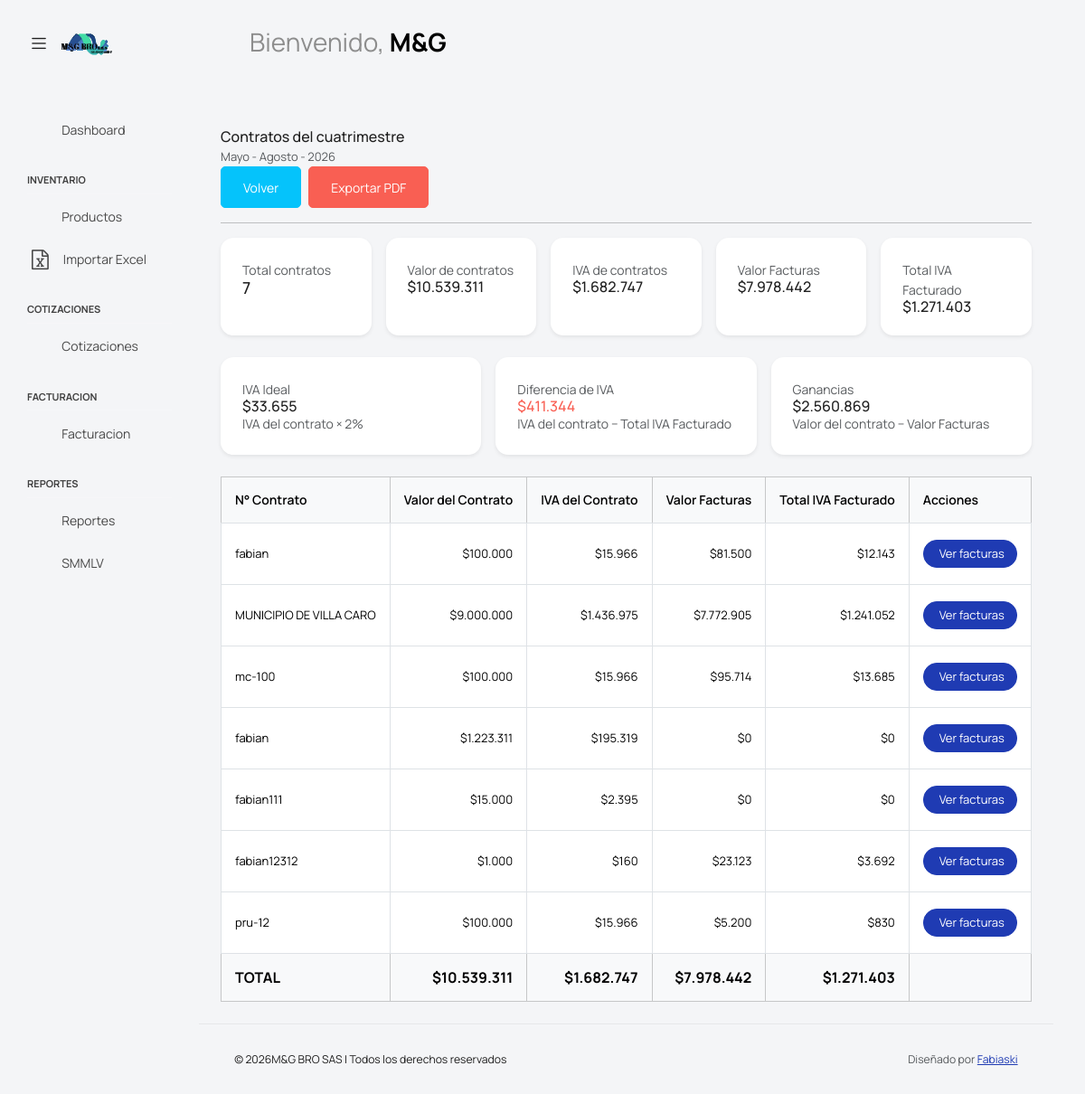
/src/pages/reportes/ver_cuatrimestre.php?anio=2026&cuatrimestre=2, run on the app's committed database.
### tables this page shows
CREATE TABLE `contratos` (
  `id` int(11) NOT NULL,
  `numero_contrato` varchar(100) NOT NULL,
  `objeto_contrato` text NOT NULL,
  `valor_contrato` decimal(15,2) NOT NULL DEFAULT 0.00,
  `fecha` date NOT NULL
);

### src/pages/reportes/ver_cuatrimestre.php (the view, shortened to what this page needs)
<?php
require_once __DIR__ . '/../config/conexion.php';
$anio = (int) ($_GET['anio'] ?? date('Y'));
$cuatrimestre =
    (int) ($_GET['cuatrimestre'] ?? 0);
$cuatrimestres = [
    1 => [
        'nombre' => 'Enero - Abril',
        'mes_inicio' => 1,
        'mes_fin' => 4
    ],
    2 => [
        'nombre' => 'Mayo - Agosto',
        'mes_inicio' => 5,
        'mes_fin' => 8
    ],
    3 => [
        'nombre' => 'Septiembre - Diciembre',
        'mes_inicio' => 9,
        'mes_fin' => 12
    ]
];
$periodo =
    $cuatrimestres[$cuatrimestre];
$fechaInicio = sprintf(
    '%04d-%02d-01',
    $anio,
    $periodo['mes_inicio']
);
$fechaFin = date(
    'Y-m-t',
    strtotime(
        sprintf(
            '%04d-%02d-01',
            $anio,
            $periodo['mes_fin']
        )
    )
);
$sql = "
    SELECT
        id,
        numero_contrato,
        fecha,
        objeto_contrato,
        valor_contrato
    FROM contratos
    WHERE fecha BETWEEN ? AND ?
    ORDER BY fecha ASC, id ASC
";
$stmt = $conexion->prepare($sql);
$stmt->bind_param(
    "ss",
    $fechaInicio,
    $fechaFin
);
$stmt->execute();
$resultado =
    $stmt->get_result();
$contratos = [];
while (
    $contrato =
    $resultado->fetch_assoc()
) {
    $valorContrato =
        (float) $contrato['valor_contrato'];
    $valorSinIva =
        $valorContrato / 1.19;
    $ivaContrato =
        $valorContrato - $valorSinIva;
    $valorFacturas = 0;
$ivaFacturado = 0;
    $sqlFacturas = "
        SELECT
            porcentaje_iva,
            valor,
            valor_sin_iva,
            valor_iva
        FROM facturas
        WHERE contrato_id = ?
        ORDER BY id ASC
    ";
    $stmtFacturas =
        $conexion->prepare(
            $sqlFacturas
        );
    $stmtFacturas->bind_param(
        "i",
        $contrato['id']
    );
    $stmtFacturas->execute();
    $resultadoFacturas =
        $stmtFacturas->get_result();
    while (
        $factura =
        $resultadoFacturas->fetch_assoc()
    ) {
        $valorFacturas +=
            (float) $factura['valor'];
$ivaFacturado +=
    (float) $factura['valor_iva'];
    }
    $contrato['valor_sin_iva'] =
        $valorSinIva;
    $contrato['iva_contrato'] =
        $ivaContrato;
    $contrato['valor_facturas'] =
        $valorFacturas;
    $contrato['iva_facturado'] =
    $ivaFacturado;
    $contratos[] =
        $contrato;
}
function dinero($valor)
{
    return '$' . number_format(
        (float) $valor,
        0,
        ',',
        '.'
    );
}
$totalContratos =
    count($contratos);
$totalValorContratos = 0;
$totalIvaContratos = 0;
$totalValorFacturas = 0;
$totalIvaFacturado = 0;
foreach (
    $contratos
    as $contrato
) {
    $totalValorContratos +=
        (float) $contrato[
            'valor_contrato'
        ];
    $totalIvaContratos +=
        (float) $contrato[
            'iva_contrato'
        ];
    $totalValorFacturas +=
        (float) $contrato[
            'valor_facturas'
        ];
    $totalIvaFacturado +=
    (float) $contrato[
        'iva_facturado'
    ];
}
$ivaIdeal =
    $totalIvaContratos * 0.02;
$diferenciaIva =
    $totalIvaContratos - $totalIvaFacturado;
$limiteIva =
    $ivaIdeal;
if (
    abs($diferenciaIva) > $limiteIva
) {
    $colorDiferenciaIva =
        'text-danger';
} else {
    $colorDiferenciaIva =
        'text-success';
}
$ganancias =
    $totalValorContratos
    - $totalValorFacturas;
include __DIR__ . '/../includes/header.php';
include __DIR__ . '/../includes/sidebar.php';
?>
<div class="admin-main">
    <?php
    include __DIR__ . '/../includes/navbar.php';
    ?>
    <div class="container-fluid px-3 px-lg-4 py-4">
        <section class="panel">
            <div class="panel-header">
                <div>
                    <h2 class="h5 mb-1 section-title">
                        Contratos del cuatrimestre
                    </h2>
                    <p class="text-muted mb-0">
                        <?= htmlspecialchars(
                        $periodo['nombre']
                    ) ?>
                        -
                        <?= $anio ?>
                    </p>
                </div>
                <div class="d-flex gap-2">
                    <a href="cuatrimestres.php?anio=<?= $anio ?>" class="btn btn-secondary">
                        Volver
                    </a>
                    <a href="exportar_cuatrimestre.php?anio=<?= $anio ?>&cuatrimestre=<?= $cuatrimestre ?>"
                        class="btn btn-danger" target="_blank">
                        Exportar PDF
                    </a>
                </div>
            </div>
            <hr>
            <div class="row g-3 mb-4">
                <div class="col-md">
                    <div class="card h-100 shadow-sm">
                        <div class="card-body">
                            <small class="text-muted">
                                Total contratos
                            </small>
                            <h4 class="mb-0">
                                <?= $totalContratos ?>
                            </h4>
                        </div>
                    </div>
                </div>
                <div class="col-md">
                    <div class="card h-100 shadow-sm">
                        <div class="card-body">
                            <small class="text-muted">
                                Valor de contratos
                            </small>
                            <h5 class="mb-0">
                                <?= dinero(
                        $totalValorContratos
                    ) ?>
                            </h5>
                        </div>
                    </div>
                </div>
                <div class="col-md">
                    <div class="card h-100 shadow-sm">
                        <div class="card-body">
                            <small class="text-muted">
                                IVA de contratos
                            </small>
                            <h5 class="mb-0">
                                <?= dinero(
                        $totalIvaContratos
                    ) ?>
                            </h5>
                        </div>
                    </div>
                </div>
                <div class="col-md">
                    <div class="card h-100 shadow-sm">
                        <div class="card-body">
                            <small class="text-muted">
                                Valor Facturas
                            </small>
                            <h5 class="mb-0">
                                <?= dinero(
                        $totalValorFacturas
                    ) ?>
                            </h5>
                        </div>
                    </div>
                </div>
                <div class="col-md">
                    <div class="card h-100 shadow-sm">
                        <div class="card-body">
                            <small class="text-muted">
                                Total IVA Facturado
                            </small>
                            <h5 class="mb-0">
                                <?= dinero(
                        $totalIvaFacturado
                    ) ?>
                            </h5>
                        </div>
                    </div>
                </div>
            </div>
            <div class="row g-3 mb-4">
                <div class="col-md">
                    <div class="card h-100 shadow-sm">
                        <div class="card-body">
                            <small class="text-muted">
                                IVA Ideal
                            </small>
                            <h5 class="mb-0">
                                <?= dinero(
                        $ivaIdeal
                    ) ?>
                            </h5>
                            <small class="text-muted">
                                IVA del contrato × 2%
                            </small>
                        </div>
                    </div>
                </div>
                <div class="col-md">
                    <div class="card h-100 shadow-sm">
                        <div class="card-body">
                            <small class="text-muted">
                                Diferencia de IVA
                            </small>
                            <h5 class="mb-0 <?= $colorDiferenciaIva ?>">
                                <?= dinero(
        $diferenciaIva
    ) ?>
                            </h5>
                            <small class="text-muted">
                                IVA del contrato − Total IVA Facturado
                            </small>
                        </div>
                    </div>
                </div>
                <div class="col-md">
                    <div class="card h-100 shadow-sm">
                        <div class="card-body">
                            <small class="text-muted">
                                Ganancias
                            </small>
                            <h5 class="mb-0">
                                <?= dinero(
                        $ganancias
                    ) ?>
                            </h5>
                            <small class="text-muted">
                                Valor del contrato − Valor Facturas
                            </small>
                        </div>
                    </div>
                </div>
            </div>
            <div class="table-responsive">
                <table class="table table-bordered table-hover align-middle">
                    <thead class="table-light">
                        <th>
                            N° Contrato
                        </th>
                        <th>
                            Valor del Contrato
                        </th>
                        <th>
                            IVA del Contrato
                        </th>
                        <th>
                            Valor Facturas
                        </th>
                        <th>
                            Total IVA Facturado
                        </th>
                        <th>
                            Acciones
                        </th>
                    </thead>
                    <tbody>
                        <?php if (
                count($contratos) > 0
            ): ?>
                        <?php foreach (
                    $contratos
                    as $contrato
                ): ?>
                        <tr>
                            <td>
                                <?= htmlspecialchars(
                        $contrato[
                            'numero_contrato'
                        ]
                    ) ?>
                            </td>
                            <td class="text-end">
                                <?= dinero(
                        $contrato[
                            'valor_contrato'
                        ]
                    ) ?>
                            </td>
                            <td class="text-end">
                                <?= dinero(
                        $contrato[
                            'iva_contrato'
                        ]
                    ) ?>
                            </td>
                            <td class="text-end">
                                <?= dinero(
                        $contrato[
                            'valor_facturas'
                        ]
                    ) ?>
                            </td>
                            <td class="text-end">
                                <?= dinero(
                        $contrato[
                            'iva_facturado'
                        ]
                    ) ?>
                            </td>
                            <td>
                                <a href="<?= BASE_URL ?>facturacion/ver.php?id=<?= $contrato['id'] ?>"
                                    class="btn btn-primary btn-sm d-inline-flex align-items-center gap-1"
                                    title="Ver facturas del contrato">
                                    <span>Ver facturas</span>
                                </a>
                            </td>
                        </tr>
                        <?php endforeach; ?>
                        <?php endif; ?>
                    </tbody>
                    <?php if (
            count($contratos) > 0
        ): ?>
                    <tfoot class="table-light">
                        <tr>
                            <th>
                                TOTAL
                            </th>
                            <th class="text-end">
                                <?= dinero(
                        $totalValorContratos
                    ) ?>
                            </th>
                            <th class="text-end">
                                <?= dinero(
                        $totalIvaContratos
                    ) ?>
                            </th>
                            <th class="text-end">
                                <?= dinero(
                        $totalValorFacturas
                    ) ?>
                            </th>
                            <th class="text-end">
                                <?= dinero(
                        $totalIvaFacturado
                    ) ?>
                            </th>
                            <th></th>
                        </tr>
                    </tfoot>
                    <?php endif; ?>
                </table>
            </div>
        </section>
    </div>
    <?php
include __DIR__ . '/../includes/footer.php';
include __DIR__ . '/../includes/scripts.php';
?>

### data on the page
contratos: numero_contrato "fabian", valor_contrato "$100.000", contrato "$15.966", contrato "$81.500", contrato "$12.143"
contratos: numero_contrato "MUNICIPIO DE VILLA CARO", valor_contrato "$9.000.000", contrato "$1.436.975", contrato "$7.772.905", contrato "$1.241.052"
contratos: numero_contrato "mc-100", valor_contrato "$100.000", contrato "$15.966", contrato "$95.714", contrato "$13.685"
contratos: numero_contrato "fabian", valor_contrato "$1.223.311", contrato "$195.319", contrato "$0"
contratos: numero_contrato "fabian111", valor_contrato "$15.000", contrato "$2.395", contrato "$0"
contratos: numero_contrato "fabian12312", valor_contrato "$1.000", contrato "$160", contrato "$23.123", contrato "$3.692"
contratos: numero_contrato "pru-12", valor_contrato "$100.000", contrato "$15.966", contrato "$5.200", contrato "$830"

### other printed values
$periodo['nombre'] "Mayo - Agosto"
$anio "2026"
$totalContratos "7"
